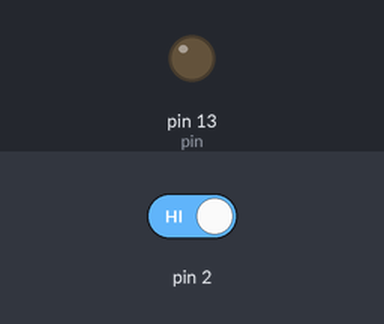
A sketch run on a simulated Arduino Uno, built with avr-gcc and run on an emulated ATmega328P. Parts: output pins drawn as LEDs (lit = HIGH). Inputs (shaded band) come from the test bench; at power-on: pin 2 HIGH.

Above: at 1.2 s.
1.3 s: pin 2 driven LOW
At 1.7 s:
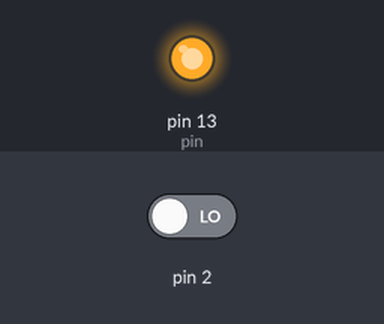
Timing chart, 0 to 4.3 s (numbered marks = the images above; inputs shaded):
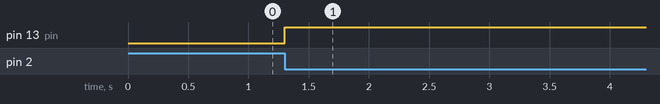

Measured:
- after the input at 1.3 s, pin 13 (pin): LOW → HIGH at once

The sketch:

interrupts.ino
```cpp
/*
yazan: Remzi Şahinoğlu
tarih: 09.03.2016
board: arduino uno

kesme algoritması için yazılmıştır

*/

int pin = 13;
volatile int state = LOW;

void setup() {
    pinMode(pin, OUTPUT);
    attachInterrupt(0, blink, FALLING);
}

void loop() {
    digitalWrite(pin, state);
    delay(100);
}

void blink() {
    state = !state;

}
```
